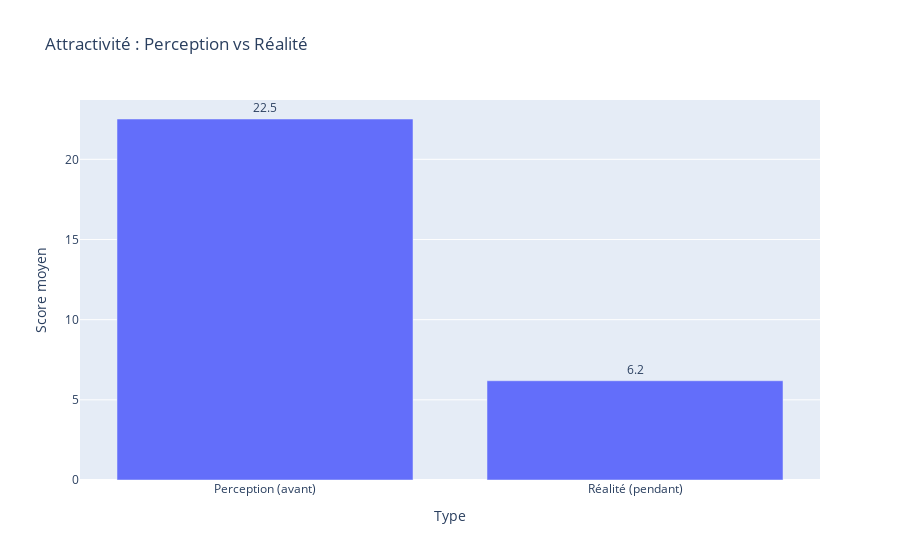

The cell this chart's notebook holds for it:
### Code cell
# Comparaison perception vs réalité
perception_realite = pd.DataFrame({
    'Type': ['Perception (avant)', 'Réalité (pendant)'],
    'Moyenne': [Tinder['attr1_1'].mean(), Tinder['attr'].mean()],
    'Médiane': [Tinder['attr1_1'].median(), Tinder['attr'].median()]
})

fig = px.bar(perception_realite, 
             x='Type', 
             y='Moyenne',
             title='Attractivité : Perception vs Réalité',
             labels={'Moyenne': 'Score moyen'},
             text='Moyenne')
fig.update_traces(texttemplate='%{text:.1f}', textposition='outside')
fig.show()

### Figure 1 — Plotly figure (JSON) as saved in the notebook; plotly's stock layout.template omitted (floating-point values rounded to 4 significant figures)
{"data": [{"alignmentgroup": "True", "hovertemplate": "Type=%{x}<br>Score moyen=%{text}<extra></extra>", "legendgroup": "", "marker": {"color": "#636efa", "pattern": {"shape": ""}}, "name": "", "offsetgroup": "", "orientation": "v", "showlegend": false, "text": [22.51, 6.19], "textposition": "outside", "texttemplate": "%{text:.1f}", "type": "bar", "x": ["Perception (avant)", "Réalité (pendant)"], "xaxis": "x", "y": [22.51, 6.19], "yaxis": "y"}], "layout": {"barmode": "relative", "legend": {"tracegroupgap": 0}, "title": {"text": "Attractivité : Perception vs Réalité"}, "xaxis": {"anchor": "y", "domain": [0, 1], "title": {"text": "Type"}}, "yaxis": {"anchor": "x", "domain": [0, 1], "title": {"text": "Score moyen"}}}}
